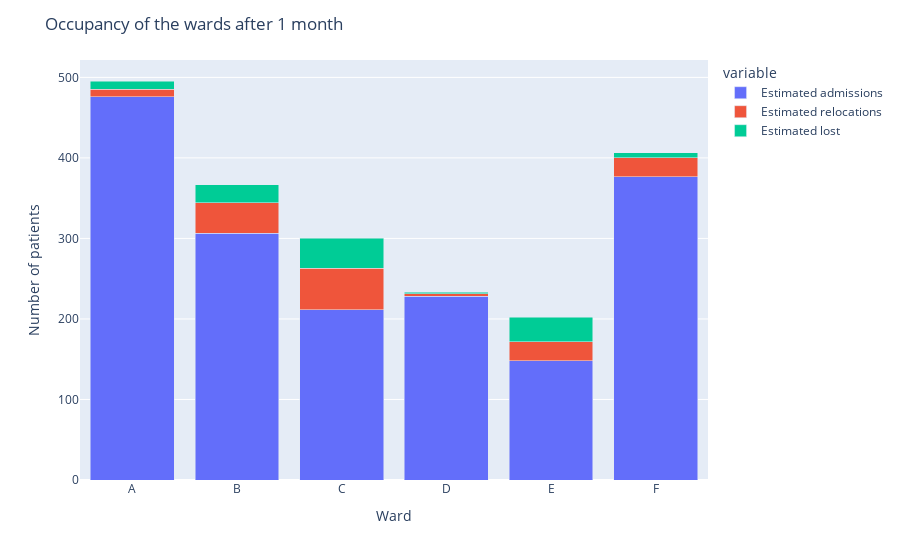

Write notebook code for a chart like this one.
### Code cell
#create a stacked bar chart of the occupancy of the wards
import plotly.express as px
fig = px.bar(df_performance[["Estimated admissions", "Estimated relocations", "Estimated lost"]])
fig.update_layout(barmode='stack',
                    title='Occupancy of the wards after 1 month',
                    xaxis_title='Ward',
                    yaxis_title='Number of patients')
fig.show()
#save fig in plots
fig.write_image("plots/occupancy.png")

### Figure 1 — Plotly figure (JSON) as saved in the notebook; plotly's stock layout.template omitted (floating-point values rounded to 4 significant figures)
{"data": [{"alignmentgroup": "True", "hovertemplate": "variable=Estimated admissions<br>index=%{x}<br>value=%{y}<extra></extra>", "legendgroup": "Estimated admissions", "marker": {"color": "#636efa", "pattern": {"shape": ""}}, "name": "Estimated admissions", "offsetgroup": "Estimated admissions", "orientation": "v", "showlegend": true, "textposition": "auto", "type": "bar", "x": ["A", "B", "C", "D", "E", "F"], "xaxis": "x", "y": [475.9, 306.7, 211.3, 228, 147.8, 376.9], "yaxis": "y"}, {"alignmentgroup": "True", "hovertemplate": "variable=Estimated relocations<br>index=%{x}<br>value=%{y}<extra></extra>", "legendgroup": "Estimated relocations", "marker": {"color": "#EF553B", "pattern": {"shape": ""}}, "name": "Estimated relocations", "offsetgroup": "Estimated relocations", "orientation": "v", "showlegend": true, "textposition": "auto", "type": "bar", "x": ["A", "B", "C", "D", "E", "F"], "xaxis": "x", "y": [9.3, 37.8, 51.7, 3.1, 23.6, 23.3], "yaxis": "y"}, {"alignmentgroup": "True", "hovertemplate": "variable=Estimated lost<br>index=%{x}<br>value=%{y}<extra></extra>", "legendgroup": "Estimated lost", "marker": {"color": "#00cc96", "pattern": {"shape": ""}}, "name": "Estimated lost", "offsetgroup": "Estimated lost", "orientation": "v", "showlegend": true, "textposition": "auto", "type": "bar", "x": ["A", "B", "C", "D", "E", "F"], "xaxis": "x", "y": [10.3, 22.3, 37.2, 1.9, 30.5, 6.4], "yaxis": "y"}], "layout": {"barmode": "stack", "legend": {"title": {"text": "variable"}, "tracegroupgap": 0}, "margin": {"t": 60}, "title": {"text": "Occupancy of the wards after 1 month"}, "xaxis": {"anchor": "y", "domain": [0, 1], "title": {"text": "Ward"}}, "yaxis": {"anchor": "x", "domain": [0, 1], "title": {"text": "Number of patients"}}}}
